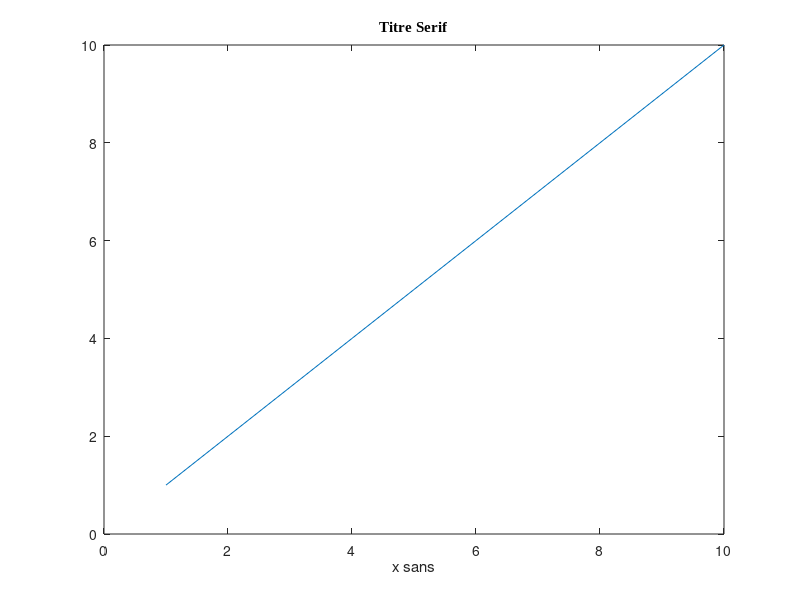

Recreate this plot in MATLAB. (Note: this script raises an error after producing the figure.)
%=============================================================================
% Copyright (c) 2016-present Allan CORNET (Nelson)
%=============================================================================
% This file is part of Nelson.
%=============================================================================
% LICENCE_BLOCK_BEGIN
% SPDX-License-Identifier: LGPL-3.0-or-later
% LICENCE_BLOCK_END
%=============================================================================
% <--INTERACTIVE TEST-->
% <--WEB GUI REQUIRED--> run with: nelson-webview --file runtests_web.m
%=============================================================================
% The requested font must follow through the Qt-free exporters: a Times bold
% title maps to serif/bold in SVG and to the Times-Bold base-14 face in PDF,
% while default text stays sans-serif/Helvetica.
out = tempname();
if ~isfolder(out)
  mkdir(out);
end
cleanupOut = onCleanup(@() rmdir(out, 's')); %#ok<NASGU>
f = figure();
plot(1:10);
title('Titre Serif', 'FontName', 'Times New Roman', 'FontWeight', 'bold');
xlabel('x sans');
%=============================================================================
p = [out, '/fonts.svg'];
saveas(f, p);
txt = fileread(p);
assert_istrue(~isempty(strfind(txt, 'font-family="serif"')));
assert_istrue(~isempty(strfind(txt, 'font-weight="bold"')));
assert_istrue(~isempty(strfind(txt, 'font-family="sans-serif"')));
%=============================================================================
p = [out, '/fonts.pdf'];
saveas(f, p);
txt = fileread(p);
assert_istrue(~isempty(strfind(txt, '/Times-Bold')));
assert_istrue(~isempty(strfind(txt, '/Helvetica')));
% PDF numbers must never use scientific notation (invalid PDF; a rotated
% ylabel used to vanish because cos(90deg) serialized as 6e-17)
assert_istrue(isempty(strfind(txt, 'e-17')));
%=============================================================================
close(f);
%=============================================================================
